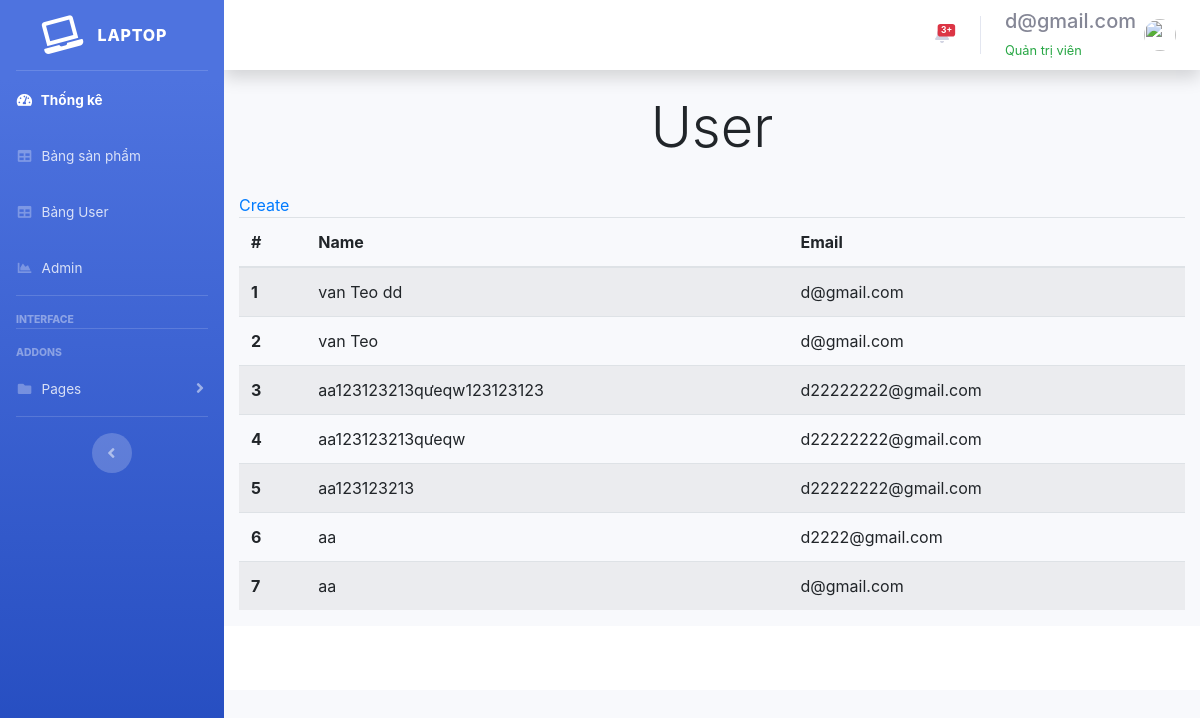
The page /layoutUser.php (signed in) on the database its author committed.
### tables this page shows
CREATE TABLE `users` (
  `id` int(11) NOT NULL,
  `username` varchar(255) NOT NULL,
  `email` varchar(255) NOT NULL,
  `password` varchar(255) NOT NULL
);

### includes/read.php (called while the page is built)
<?php
include "configs/db.php";
$sql = "SELECT * FROM users ORDER BY id DESC";
$result = mysqli_query($connection, $sql);

### includes/danhsachUser.php (the view, shortened to what this page needs)
<?php include "includes/read.php"; ?>
	<div class="container">
		<div class="box">
			<h4 class="display-4 text-center">User</h4><br>
			<div class="link-right">
				<a href="formadd.php" class="link-primary">Create</a>
			</div>
			<?php if (mysqli_num_rows($result)) { ?>
			<table class="table table-striped">
			  <thead>
			    <tr>
			      <th scope="col">#</th>
			      <th scope="col">Name</th>
			      <th scope="col">Email</th>
			    </tr>
			  </thead>
			  <tbody>
			  	<?php
			  	   $i = 0;
			  	   while($rows = mysqli_fetch_assoc($result)){
			  	   $i++;
			  	 ?>
			    <tr>
			      <th scope="row"><?=$i?></th>
			      <td><?=$rows['username']?></td>
			      <td><?php echo $rows['email']; ?></td>
			    </tr>
			    <?php } ?>
			  </tbody>
			</table>
			<?php } ?>
		</div>
	</div>

### includes/header.php (shortened to what this page needs)
<!DOCTYPE html>
<html lang="en">
<head>
  <link href="vendor/fontawesome-free/css/all.min.css" rel="stylesheet" type="text/css">
  <link href="css/sb-admin-2.min.css" rel="stylesheet">
</head>
<body id="page-top">
  <div id="wrapper">

### includes/navbar.php (shortened to what this page needs)
   <ul class="navbar-nav bg-gradient-primary sidebar sidebar-dark accordion" id="accordionSidebar">
<a class="sidebar-brand d-flex align-items-center justify-content-center" href="index.html">
  <div class="sidebar-brand-icon rotate-n-15">
    <i class="fas fa-laptop"></i>
  </div>
  <div class="sidebar-brand-text mx-3">Laptop</div>
</a>
<hr class="sidebar-divider my-0">
<li class="nav-item active">
  <a class="nav-link" href="index.php">
    <i class="fas fa-fw fa-tachometer-alt"></i>
    <span>Thống kê</span></a>
</li>
<li class="nav-item">
  <a class="nav-link" href="layout.php">
    <i class="fas fa-fw fa-table"></i>
    <span>Bảng sản phẩm</span></a>
</li>
<li class="nav-item">
  <a class="nav-link" href="layoutUser.php">
    <i class="fas fa-fw fa-table"></i>
    <span>Bảng User</span></a>
</li>
<li class="nav-item">
  <a class="nav-link" href="admin.php">
    <i class="fas fa-fw fa-chart-area"></i>
    <span>Admin</span></a>
</li>
<hr class="sidebar-divider">
<div class="sidebar-heading">
  Interface
</div>
<hr class="sidebar-divider">
<div class="sidebar-heading">
  Addons
</div>
<li class="nav-item">
  <a class="nav-link collapsed" href="#" data-toggle="collapse" data-target="#collapsePages" aria-expanded="true" aria-controls="collapsePages">
    <i class="fas fa-fw fa-folder"></i>
    <span>Pages</span>
  </a>
</li>
<hr class="sidebar-divider d-none d-md-block">
<div class="text-center d-none d-md-inline">
  <button class="rounded-circle border-0" id="sidebarToggle"></button>
</div>
</ul>
    <div id="content-wrapper" class="d-flex flex-column">
      <div id="content">
        <nav class="navbar navbar-expand navbar-light bg-white topbar mb-4 static-top shadow">
          <ul class="navbar-nav ml-auto">
            <li class="nav-item dropdown no-arrow mx-1">
              <a class="nav-link dropdown-toggle" href="#" id="alertsDropdown" role="button" data-toggle="dropdown" aria-haspopup="true" aria-expanded="false">
                <span class="badge badge-danger badge-counter">3+</span>
              </a>
            </li>
            <li class="nav-item dropdown no-arrow">
              <a class="nav-link dropdown-toggle" href="#" id="userDropdown" role="button" data-toggle="dropdown" aria-haspopup="true" aria-expanded="false">
                <span class="mr-2 d-none d-lg-inline text-gray-600 small">
                <?php echo "<h5>" . $_SESSION['email'] . "</h5>"; ?>
                <span class="text-success">Quản trị viên</span>
                </span>
                <img class="img-profile rounded-circle" src="https://source.unsplash.com/QAB-WJcbgJk/60x60">
              </a>
            </li>
          </ul>
        </nav>

### layoutUser.php (shortened to what this page needs)
<?php
    include('includes/header.php');
    include('includes/navbar.php');
?>
<!DOCTYPE html>
<html lang="en">
<head>
    <link rel="stylesheet" href="https://maxcdn.bootstrapcdn.com/bootstrap/4.5.0/css/bootstrap.min.css">
</head>
<body>
    <?php
        if(isset($_GET['page_layout'])){
            switch ($_GET['page_layout']) {
                case 'danhsach':
                    require_once 'includes/danhsachUser.php';
                    break;
            }
        }else{
            require_once 'includes/danhsachUser.php';
        }
    ?>
<?php
include('includes/footer.php');
?>
</body>
</html>

### includes/footer.php (shortened to what this page needs)
  <footer class="sticky-footer bg-white">
  </footer>
  </div>
  </div>
</div>

### rows shown on the page
users: username "van Teo dd", email "d@gmail.com"
users: username "van Teo", email "d@gmail.com"
users: username "aa123123213qưeqw123123123", email "d22222222@gmail.com"
users: username "aa123123213qưeqw", email "d22222222@gmail.com"
users: username "aa123123213", email "d22222222@gmail.com"
users: username "aa", email "d2222@gmail.com"
users: username "aa", email "d@gmail.com"

### other values the page prints
$_SESSION['email'] "d@gmail.com"
